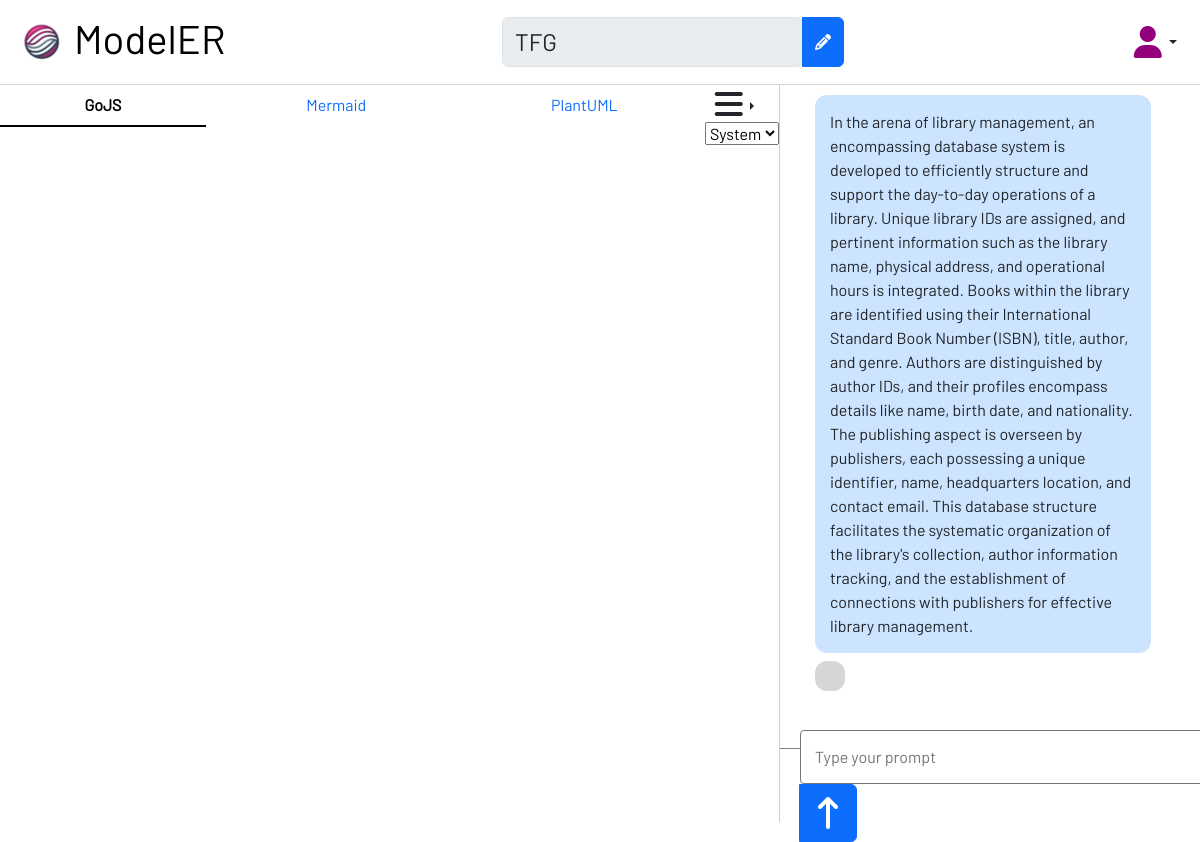
Screenshot of /modeler/model/llama2/59 (signed in) with the database file from the repository.
### modeler/models.py (models this page shows, shortened)
class Diagram(models.Model):
    user = models.ForeignKey(User, on_delete=models.CASCADE)
    title = models.CharField(verbose_name='name of the diagram', max_length=64, blank=True)
    elements = models.TextField(verbose_name='Data model elements', null=True)
    created_on = models.DateTimeField(verbose_name='date when the chat was created', auto_now_add=True, editable=False)
    last_modified = models.DateTimeField(verbose_name='last time the diagram was accessed', auto_now=True)
    def __str__(self) -> str:
        return self.title

class Message(models.Model):
    index = models.IntegerField(verbose_name='message id inside the chat')
    content = models.TextField()
    timestamp = models.DateTimeField(verbose_name='time when the message was created', auto_now_add=True)
    choices = {
        'U': 'user',
        'A': 'assistant'
    }
    origin = models.CharField(max_length=1, choices=choices)
    diagram = models.ForeignKey(Diagram, on_delete=models.CASCADE)
    def __str__(self) -> str:
        return self.content

### modeler/views.py (the view, shortened to what this page needs)
# urls.py: path("model/<model:llm>/<diagram:pk>", views.ModelView.as_view(), name="model"),
class ModelView(LoginRequiredMixin, FormView):
    form_class = PromptForm
    initial = {"key": "value"}
    template_name = "modeler/model.html"
    def get(self, request, *args, **kwargs):
        llm = self.kwargs['llm']
        diagram = kwargs['pk']
        diagram.save()
        token = True
        if not llm.open_source:
            token = Token.objects.filter(user=self.request.user, llm=llm).first()
        token = True if token else False
        form = self.form_class(initial=self.initial)
        message_list = Message.objects.filter(diagram=diagram).order_by()
        files = {}
        formats = Format.objects.all()
        tools = Tool.objects.all()
        for format in formats:
            files[format.value] = {}
            for tool in tools:
                file = File.objects.filter(diagram=diagram, format=format, tool=tool).last()
                if file:
                    files[format.value][tool.get_value_display()] = file.file.url
        return render(request, self.template_name, {
            'llm': llm,
            'diagram': diagram,
            'token': token,
            'form': form,
            'message_list': message_list,
            'files': files,
            'plant': files['png'].get('Plantuml', '#'),
            'mermaid': files['svg'].get('Mermaid',''),
        })

### modeler/forms.py
class PromptForm(forms.Form):
    prompt = forms.CharField(label='Describe your scenario', widget=forms.Textarea(attrs={'cols': 58, 'rows': 1, 'placeholder': 'Type your prompt'}))
    action = forms.CharField()

### modeler/converters.py (called while the page is built)
    def to_python(self, value):
        return Llm.objects.filter(name=value).first()

    def to_python(self, value):
        return Diagram.objects.filter(pk=value).first()

    def to_url(self, value):
        return value.pk

### modeler/models.py (called while the page is built)
@receiver(pre_save, sender=Diagram)
def my_callback(sender, instance, *args, **kwargs):
    if not instance.title:
        count = sender.objects.filter(user=instance.user).count()
        index = '' if not count else ' (' + str(count) + ')'
        instance.title = 'Untitled diagram' + index

### modeler/templates/modeler/model.html (shortened to what this page needs)
{% extends 'modeler/master.html' %}
{% load static %}
{% block title %}
<div>
    <div class="input-group">
        <form action="{% url 'modeler:diagram' diagram %}" method="post">
            <input type="text" name="title" value="{{diagram}}" class="card-title form-control fs-4" data-diagram-title="{{diagram.pk}}" disabled/>
        </form>
        <button class="btn btn-primary edit" data-diagram-btn="{{diagram.pk}}">
            <i class="fa-solid fa-pencil"></i>
        </button>
    </div>
</div>
{% endblock %}
{% block content %}
    {% if llm %}
        {% if token %}
            <div class="grid model-grid">
                <div class="diagram grid" id="diagram" data-diagram-id="{{diagram.pk}}">
                    <div class="container">
                        <div class="row">
                            <div class="nav nav-underline nav-fill col-11" id="nav-tab" role="tablist">
                                <button class="nav-link active" id="nav-gojs-tab" data-bs-toggle="tab" data-bs-target="#nav-gojs" type="button" role="tab" aria-controls="nav-gojs" aria-selected="true">GoJS</button>
                                <button class="nav-link" id="nav-mermaid-tab" data-bs-toggle="tab" data-bs-target="#nav-mermaid" type="button" role="tab" aria-controls="nav-mermaid" aria-selected="false">Mermaid</button>
                                <button class="nav-link" id="nav-plantuml-tab" data-bs-toggle="tab" data-bs-target="#nav-plantuml" type="button" role="tab" aria-controls="nav-plantuml" aria-selected="false">PlantUML</button>
                            </div>
                            <div class="dropend col-1">
                                <button class="btn dropdown-toggle float-end" type="button" data-bs-toggle="dropdown" data-bs-auto-close="outside" aria-expanded="false">
                                    <i class="fa-solid fa-bars fa-2xl"></i>
                                </button>
                            </div>
                        </div>
                    </div>
                    <div class="tab-content" id="nav-tabContent">
                        <div class="tab-pane fade show active visual" id="nav-gojs" role="tabpanel" aria-labelledby="nav-gojs-tab" tabindex="0">
                            <div id="myDiagramDiv" style="height: 100%;" data-elements="{{diagram.elements}}">
                                <select id="theme" onchange="changeTheme()">
                                    <option value="system">System</option>
                                </select>
                            </div>
                        </div>
                    </div>
                </div>
                <div class="messages-chat" id="chat" data-last-index="{{message_list|length}}">
                    {% for msg in message_list %}
                    <div class="message">
                        {% if msg.origin == 'U' %}
                            <div class="response">
                                <p class="text" id="r-{{msg.index}}">{{msg}}</p>
                            </div>
                        {% else %}
                            <p class="text" id="r-{{msg.index}}">{{msg}}</p>
                        {% endif %}
                    </div>
                    {% endfor %}
                </div>
                <div class="flex acenter chat-input">
                    <form id="promptForm" method="post" enctype="multipart/form-data">
                        <div class="input-group">
                            {{ form.prompt }}
                            <button class="btn btn-primary py-3 px-3" type="submit" id="send" data-bs-toggle="tooltip" data-bs-title="Send">
                                <i id="send-icon" class="fa-solid fa-arrow-up-long fa-2xl"></i>
                            </button>
                        </div>
                    </form>
                </div>
            </div>
        {% endif %}
    {% endif %}
{% endblock %}

### modeler/static/modeler/stylesheet.css (style rules this page uses)
* { margin: 0; box-sizing: border-box; font-family: Barlow; }
html { height: 100%; }
body { height: 100%; }
.flex { display: flex; }
.acenter { align-items: center; }
.btn { background-color: #94007b; color: white; font-family: Barlow-Bold; border: none; text-align: center; text-decoration: none; cursor: pointer; border-radius: 4px; transition: 0.2s; }
.chat-input { border-top: solid 1px gray; }
textarea { resize: none; padding: 14px; font-size: 12pt; max-width: 90vw; border-radius: 4px; }
#promptForm { width: 100%; margin: 0 20px; }
.grid { display: grid; height: 100%; max-width: 100vw; }
.model-grid { grid-template-columns: 65% 35%; grid-template-rows: 90% 10%; }
.diagram { grid-column: 1; grid-row: 1 / span 2; grid-template-rows: 5% 95%; border-right: 1px solid #cecece; }
.visual { height: 100%; }
#theme { position: relative; float: right; top: 0; }
.messages-chat { max-height: 80vh; padding: 10px 0; grid-column: 2; grid-row: 1 / span 1; overflow: auto; }
.messages-chat .message { display:flex; align-items: center; margin-bottom: 8px; }
.messages-chat .text { margin: 0 35px; background-color: #d6d6d6; padding: 15px; border-radius: 12px; max-width: 80%; }
.response { float: right; margin-right: 0px !important; margin-left:auto; }
.response .text { background-color: #cde4ff !important; }
#id_prompt { resize: none; }

### rows the page displays
Diagram: title "TFG"
Message: content "In the arena of library management, an encompassing database system is developed to efficiently structure and support the day-to-day operations of a library. Unique library IDs are assigned, and pertinent information such as the library name, physical address, and operational hours is integrated. Books within the library are identified using their International Standard Book Number (ISBN), title, author, and genre. Authors are distinguished by author IDs, and their profiles encompass details like name, birth date, and nationality. The publishing aspect is overseen by publishers, each possessing a unique identifier, name, headquarters location, and contact email. This database structure…"
Message: index 1 (drawn)
